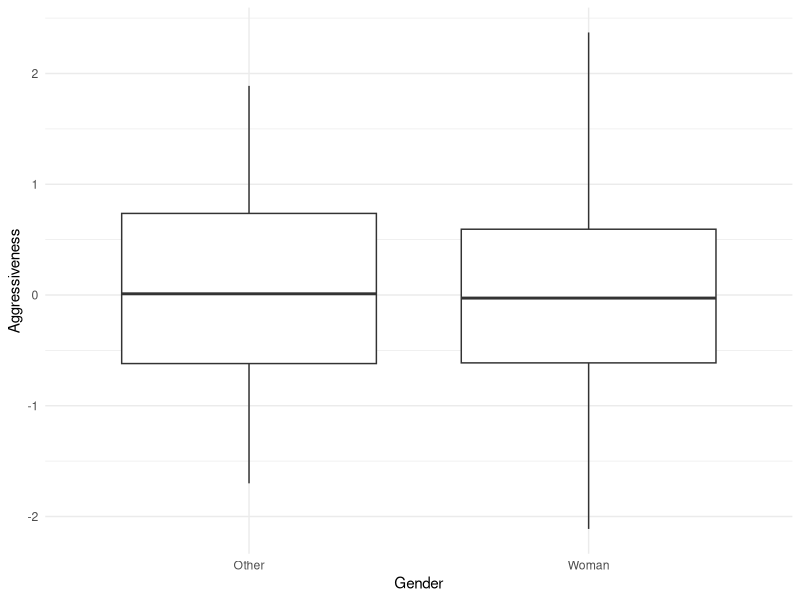
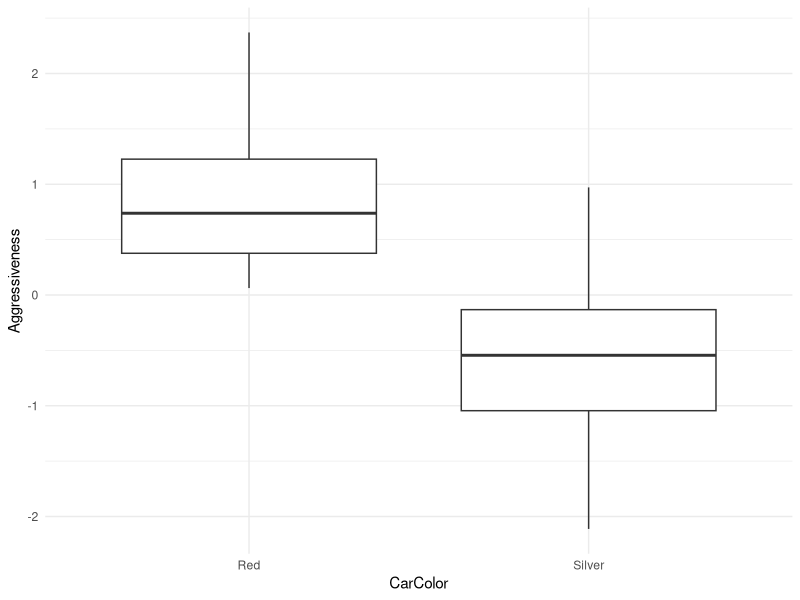

These charts were generated, in order, by the following R code:
## ---- chunk 1
library(DiagrammeR)
mermaid(
  "graph TB;
  A[Gender]-->X[Car Color]
  U(Aggression)-->X
  U-->Y[Risk]"
)
## ---- chunk 2
A <- rbinom(100, 1, .5)
U <- rnorm(100)
X <- A + U > 1
Y <- U > 1/2
world <- data.frame(Gender = factor(c("Other", "Woman")[as.numeric(A)+1]),
                    CarColor = factor(c("Silver", "Red")[as.numeric(X)+1]),
                    Aggressiveness = U,
                    HighRisk = Y)
head(world)
## ---- chunk 3
library(tidyverse)
ggplot(world, aes(Gender, Aggressiveness)) + geom_boxplot() + theme_minimal()
## ---- chunk 4
ggplot(world, aes(CarColor, Aggressiveness)) + geom_boxplot() + theme_minimal()
## ---- chunk 5
library(knitr)
nominal_model <- glm(HighRisk ~ CarColor, family = binomial, data = world)
world$predicted <- predict(nominal_model, type = "response") > mean(world$HighRisk)
world %>% group_by(Gender, HighRisk) %>%
  summarize(Predicted = mean(predicted)) %>%
  kable()
## ---- chunk 6
mermaid(
  "graph TB;
  A[Race]-->X[Neighborhood]
  X-->U[Prior Arrests]
  U-->Y[Future Arrests]
  X-->Y"
)
